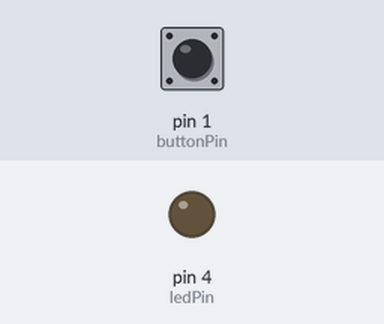
The sketch below on a simulated Arduino Uno, built with avr-gcc and run on an emulated ATmega328P. Parts: output pins drawn as LEDs (lit = HIGH). Inputs (shaded band) come from the test bench; at power-on: pin 1 (buttonPin) HIGH.

Above: at 1.2 s.
1.3 s: pin 1 (buttonPin) pulled LOW for 0.15 s
At 2.6 s:
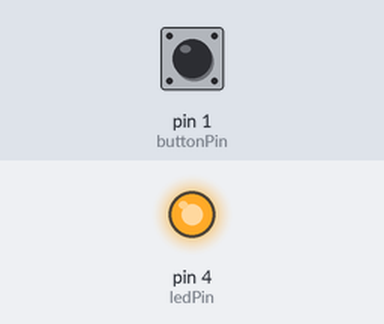
Timing chart, 0 to 4.3 s (numbered marks = the images above; inputs shaded):
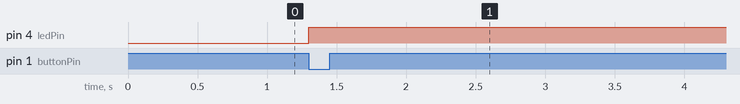

Measured:
- after the input at 1.3 s, pin 4 (ledPin): LOW → HIGH at once

The sketch:

BTN-2.ino
```cpp
int ledPin = 4;
int buttonPin = 1;

int value = 0;
int reading = 0;
int lastButtonState = LOW;
int buttonState;
unsigned long lastDebounceTime = 0;
unsigned long debounceDelay = 50;

void setup() {
  pinMode(ledPin, OUTPUT);
  pinMode(buttonPin, INPUT);

  analogWrite(ledPin, 0);
}


void loop() {
  buttonState = digitalRead(buttonPin);

  if (buttonState == LOW) {
    value = 255;
    //delay(500);
  }

//  if ( value > 255) {
//    value = 0;
//  }

  analogWrite(ledPin, value);
  //delay(500);
}
```
